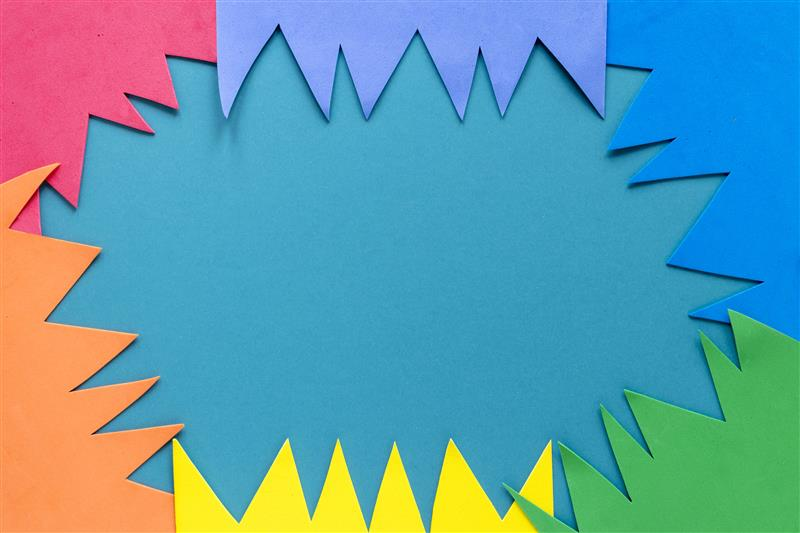
#> input picture dashboard.jpg, 800 x 533 px
$ python -i main.py   (imports and definitions only)
#> lines starting #> are read from the running program, lines starting #| are printed output that depends on the picture
### common.py
import subprocess
import sys
import tkinter as tk

# Dashboard and Main Screen
def dashboard (bg):
    root = tk.Tk()
    root.title("RiotStudio Games - TIP_C03_Team1")
    root.geometry("1000x820")
    root.configure(bg=bg)
    root.resizable(False, False)
    return root

# Headline of the Dashboard
def headline (root, bg):
    line = tk.Label(root,
                    text = "RiotStudio Games",
                    font= ("Arial" , 20, "bold"),
                    bg=bg)
    line.pack(pady = 20)
    return headline

# SUB_Headline of the Dashboard
# [7 lines left out: function subHeadline, not called in this run]


# Footer text
def footer (root, bg):
    line = tk.Label(root,
                    text= "Developed by TIP_C03_Team1",
                    font= ("Arial" , 12),
                    bg=bg)
    line.pack(side = tk.BOTTOM, pady=20) # Alignment of the footer
    return footer

# Go Back button of each game page
# [29 lines left out: functions goBack, instructBtn, not called in this run]

# Background Image
def setBackgroundImage(root, image_path):
    try:
        from PIL import Image, ImageTk

        # Load and resize image to fit window
        bg_image = Image.open(image_path)
        bg_image = bg_image.resize((1000, 820), Image.Resampling.LANCZOS)
        bg_photo = ImageTk.PhotoImage(bg_image)

        # Create a label to hold the image
        bg_label = tk.Label(root, image=bg_photo)
        bg_label.image = bg_photo  # Keep a reference
        bg_label.place(x=0, y=0, relwidth=1, relheight=1)

        return bg_label
    except Exception as e:
        print(f"Error loading background image: {e}")
        # Fallback to solid color if image not found
        root.configure(bg="#d3d3d3")
        return None

### main.py
import tkinter as tk
from PIL import Image, ImageTk  # You'll need to install Pillow: pip install Pillow
from common import dashboard, headline, footer, setBackgroundImage

# Dashboard and Main Screen
root = dashboard("#FFFFFF")


def showDashboard():
    # Clear the window
    for widget in root.winfo_children():
        widget.destroy()

    # Set background color
    # createGradient(root, "#e3f2fd", "#90caf9")

    # Set background image
    setBackgroundImage(root, "dashboard.jpg")
#> in setBackgroundImage, bg_image is the input picture: PIL image 800x533 RGB; mean R, G, B 97.9, 155.4, 170.5
#> in setBackgroundImage, `bg_image = bg_image.resize((1000, 820), Image.Resampling.LANCZOS)`:
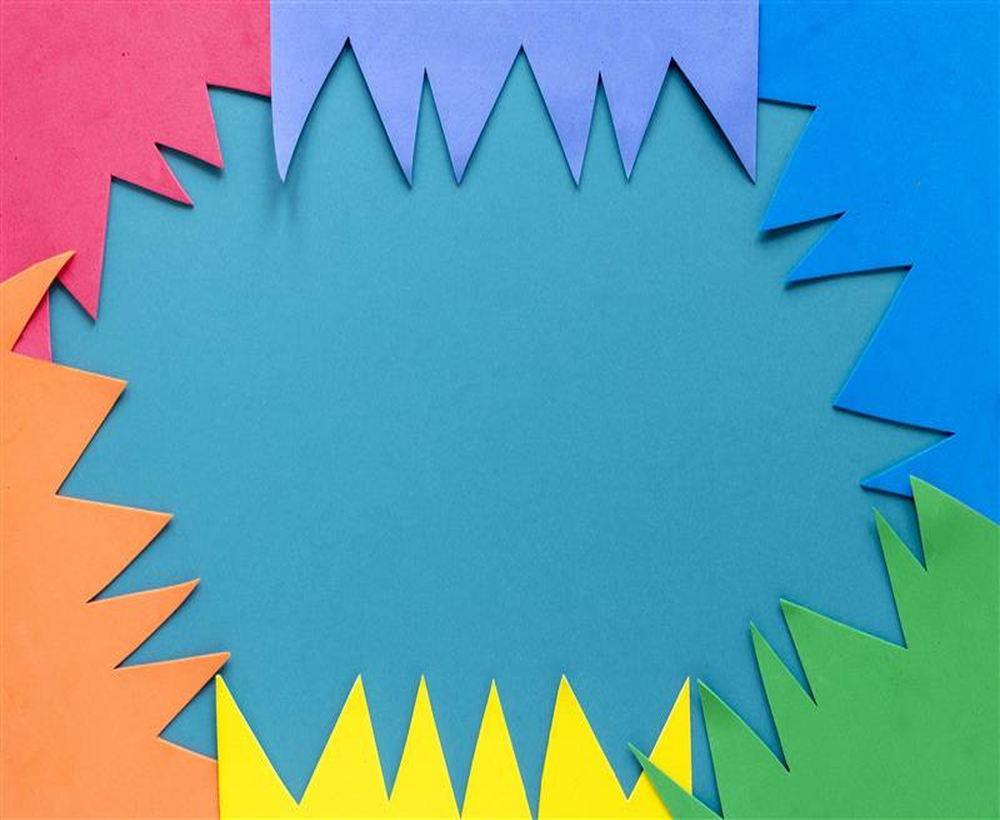
#> bg_image: PIL image 1000x820 RGB; mean R, G, B 98, 155.4, 170.5

    # Headline of the Dashboard
    headline(root, "#FFFFFF")

    # Main container frame to center everything
    mainContainer = tk.Frame(root, bg="#e3f2fd")
    mainContainer.place(relx=0.5, rely=0.5, anchor="center")

    # Frame of the Buttons and Images
    frame = tk.Frame(mainContainer, bg="#e3f2fd")
    frame.pack()

    # Game 01 - Tin Guti
    game01Frame = tk.Frame(frame, bg="#e3f2fd")
    game01Frame.pack(side=tk.LEFT, padx=20)

    try:
        # Load and resize image
        tinGutiImg = Image.open("TinGuti.png")
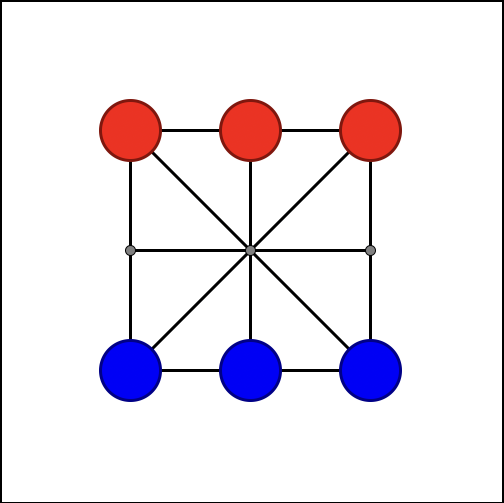
#> input picture TinGuti.png, 1008 x 1006 px (shown at 1/2 size)
#> tinGutiImg is the input picture: PIL image 1008x1006 RGBA; mean R, G, B, A 235.8, 229.6, 237.4, 255
        tinGutiImg = tinGutiImg.resize((200, 200), Image.Resampling.LANCZOS)
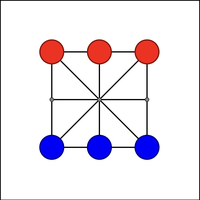
#> tinGutiImg: PIL image 200x200 RGBA; mean R, G, B, A 235.7, 229.4, 237.2, 255
        tinGutiPhoto = ImageTk.PhotoImage(tinGutiImg)

        # Image label
        tinGutiImgLabel = tk.Label(game01Frame, image=tinGutiPhoto, bg="#d3d3d3")
        tinGutiImgLabel.image = tinGutiPhoto  # Keep a reference
        tinGutiImgLabel.pack(pady=10)
    except Exception as e:
        # Fallback if image not found
        tk.Label(game01Frame, text="<image>", font=("Arial", 50), bg="#d3d3d3").pack(pady=10)

    # Button
    game01 = tk.Button(game01Frame, text="Tin Guti", width=15, height=2,
                       font=("Arial", 12, "bold"),
                       command=lambda: playGame("tinGuti"))
    game01.pack(pady=10)

    # Game 02 - Dots and Boxes
    game02Frame = tk.Frame(frame, bg="#e3f2fd")
    game02Frame.pack(side=tk.LEFT, padx=20)

    try:
        # Load and resize image
        dotsBoxesImg = Image.open("DotsNBoxes.png")
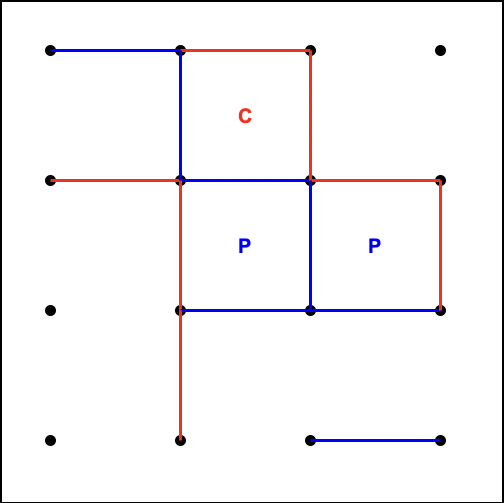
#> input picture DotsNBoxes.png, 1008 x 1006 px (shown at 1/2 size)
#> dotsBoxesImg is the input picture: PIL image 1008x1006 RGBA; mean R, G, B, A 247.1, 245.1, 247.7, 255
        dotsBoxesImg = dotsBoxesImg.resize((200, 200), Image.Resampling.LANCZOS)
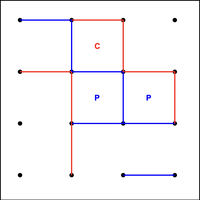
#> dotsBoxesImg: PIL image 200x200 RGBA; mean R, G, B, A 247.1, 244.9, 247.7, 255
        dotsBoxesPhoto = ImageTk.PhotoImage(dotsBoxesImg)

        # Image label
        dotsBoxesImgLabel = tk.Label(game02Frame, image=dotsBoxesPhoto, bg="#d3d3d3")
        dotsBoxesImgLabel.image = dotsBoxesPhoto  # Keep a reference
        dotsBoxesImgLabel.pack(pady=10)
    except Exception as e:
        # Fallback if image not found
        tk.Label(game02Frame, text="<image>", font=("Arial", 50), bg="#d3d3d3").pack(pady=10)

    # Button
    game02 = tk.Button(game02Frame, text="Dots and Boxes", width=15, height=2,
                       font=("Arial", 12, "bold"),
                       command=lambda: playGame("dotNbox"))
    game02.pack(pady=10)

    # Game 03 - Orbit Changer
    game03Frame = tk.Frame(frame, bg="#e3f2fd")
    game03Frame.pack(side=tk.LEFT, padx=20)

    try:
        # Load and resize image
        orbitChangerImg = Image.open("OrbitChanger.png")
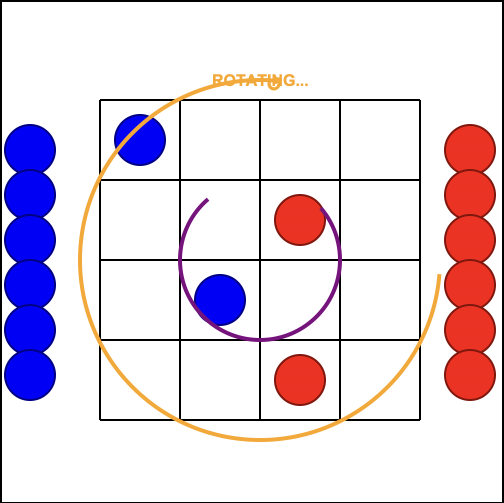
#> input picture OrbitChanger.png, 1008 x 1006 px (shown at 1/2 size)
#> orbitChangerImg is the input picture: PIL image 1008x1006 RGBA; mean R, G, B, A 225.9, 213.1, 225.6, 255
        orbitChangerImg = orbitChangerImg.resize((200, 200), Image.Resampling.LANCZOS)
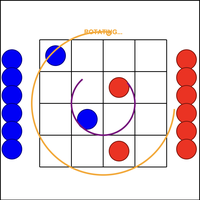
#> orbitChangerImg: PIL image 200x200 RGBA; mean R, G, B, A 225.3, 212.4, 224.8, 255
        orbitChangerPhoto = ImageTk.PhotoImage(orbitChangerImg)

        # Image label
        orbitChangerImgLabel = tk.Label(game03Frame, image=orbitChangerPhoto, bg="#e3f2fd")
        orbitChangerImgLabel.image = orbitChangerPhoto  # Keep a reference
        orbitChangerImgLabel.pack(pady=10)
    except Exception as e:
        # Fallback if image not found
        tk.Label(game03Frame, text="<image>", font=("Arial", 50), bg="#e3f2fd").pack(pady=10)

    # Button
    game03 = tk.Button(game03Frame, text="Orbit Changer", width=15, height=2,
                       font=("Arial", 12, "bold"),
                       command=lambda: playGame("orbitChanger"))
    game03.pack(pady=10)

    # Footer text
    footer(root, "#FFFFFF")


# Go to Game Page
def playGame(game_module):
    # Clear the window
    for widget in root.winfo_children():
        widget.destroy()

    # Import and call the game's show function
    if game_module == "tinGuti":
        import tinGuti
        tinGuti.showGame(root, showDashboard)
    elif game_module == "dotNbox":
        import dotNbox
        dotNbox.showGame(root, showDashboard)
    elif game_module == "orbitChanger":
        import orbitChanger
        orbitChanger.showGame(root, showDashboard)


# Show dashboard initially
# [4 lines not run here, left out]

>>> result = showDashboard()
